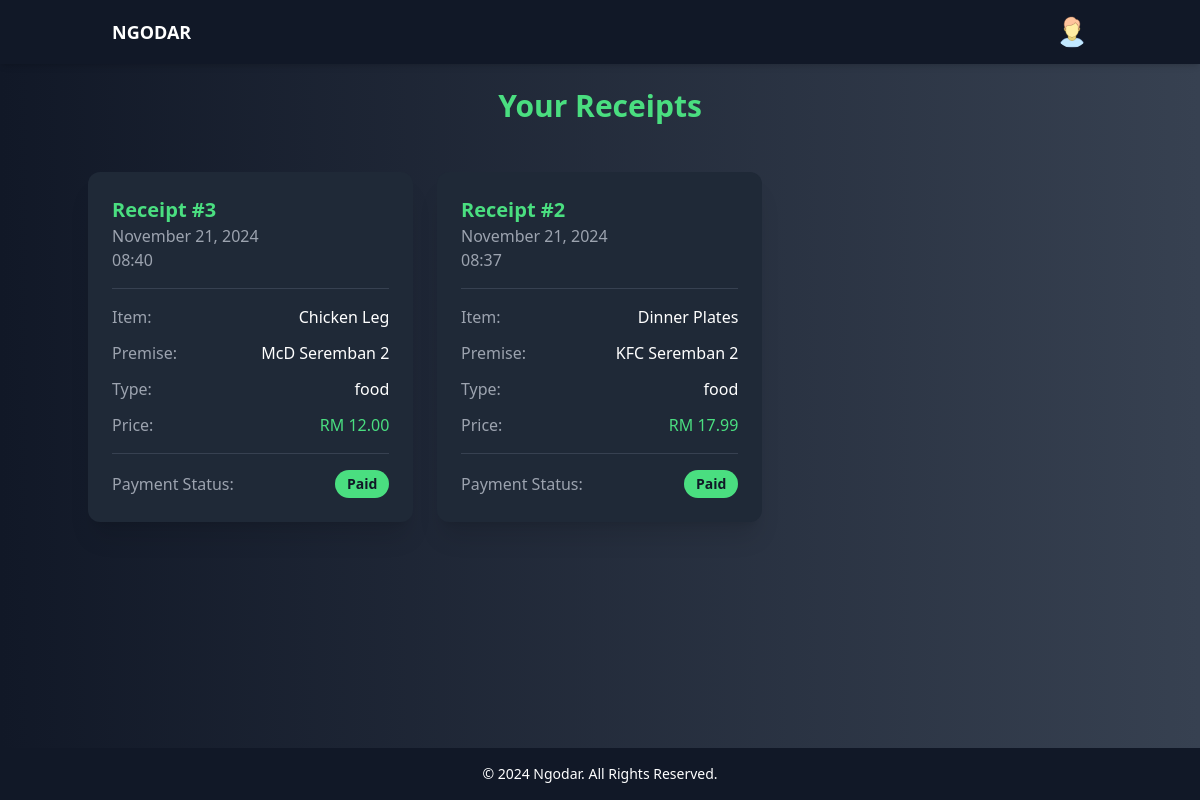
Screenshot of /user-home/receipt/ (signed in) with the database file from the repository.
### ngodars/models.py (models this page shows, shortened)
class BOOKING(models.Model):
    PAY = [
        ('not pay', 'Not Pay'),
        ('paid', 'Paid'),
    ]
    bookingID = models.AutoField(primary_key=True)
    payment = models.TextField(choices=PAY, default='not pay')
    datetime = models.DateTimeField(default=None)
    userID = models.ForeignKey(USER, on_delete=models.CASCADE, default=None)
    itemID = models.ForeignKey(ITEM, on_delete=models.CASCADE, default=None)

class ITEM(models.Model):
    def validate_image(image):
        if image.size > 5 * 1024 * 1024:  # Limit to 2 MB
            raise ValidationError("Image file too large ( > 5MB )")
        if not image.name.endswith(('.png', '.jpg', '.jpeg')):
            raise ValidationError("Unsupported file extension. Only .png, .jpg, and .jpeg are allowed.")
    itemID = models.AutoField(primary_key=True)
    itemname = models.TextField(default=None)
    price = models.DecimalField(max_digits=10, decimal_places=2, default=0.00)
    itemimage = models.ImageField(upload_to='item_images/', validators=[validate_image], default=None)
    premiseID = models.ForeignKey(PREMISE, on_delete=models.CASCADE, default=None)

class PREMISE(models.Model):
    PREMISE = [
        {'hall','Hall'},
        {'catering', 'Catering'},
        {'food','Food'},
    ]
    def validate_image(image):
        if image.size > 5 * 1024 * 1024:  # Limit to 2 MB
            raise ValidationError("Image file too large ( > 5MB )")
        if not image.name.endswith(('.png', '.jpg', '.jpeg')):
            raise ValidationError("Unsupported file extension. Only .png, .jpg, and .jpeg are allowed.")
    premiseID = models.AutoField(primary_key=True)
    premisename = models.TextField()
    premisetype = models.TextField(choices=PREMISE,default=None)
    premiseimage = models.ImageField(upload_to='premise_images/', validators=[validate_image], default=None)
    statearea = models.TextField(default=None)
    poscode = models.TextField(default=None)
    unit = models.TextField(default=None)
    streetname = models.TextField(default=None)
    merchantID = models.ForeignKey(MERCHANT, on_delete=models.CASCADE, default=None)

### ngodars/views.py (the view)
# urls.py: path('user-home/receipt/', views.receipt, name='receipt'),
def receipt(request):
    user_id = request.session.get('user_id')
    if not request.session.get('user_type') == 'user':
        request.session.flush()
        messages.error(request, "You do not have permission to view this page. Please login again")
        return redirect('login')
    bookings = BOOKING.objects.filter(userID=user_id).order_by('-datetime')
    if MERCHANT.objects.filter(userID=user_id):
        ismerchant = 'yes'
    return render(request, 'user/receipt.html', {
        'bookings': bookings,
        'user_id': user_id,
        'ismerchant': ismerchant,
    })

### ngodars/templates/user/receipt.html (shortened to what this page needs)
{% load static %}
<!DOCTYPE html>
<html lang="en">
<head>
    <script src="https://cdn.tailwindcss.com"></script>
</head>
<body class="bg-gradient-to-r from-gray-900 to-gray-700 text-white flex flex-col h-full">
    <header class="sticky top-0 z-50 bg-gray-900 shadow-md">
        <div class="container mx-auto flex justify-between items-center py-4 px-6">
            <a href="{% url 'user_home' %}"><h1 class="text-lg font-bold uppercase">Ngodar</h1></a>
            <nav class="flex space-x-6 items-center relative">
                <div class="relative">
                    <img src="{% static 'images/user.png' %}" alt="User Icon"
                         class="h-8 w-8 rounded-full cursor-pointer" id="user-icon">
                </div>
            </nav>
        </div>
    </header>
    <div class="flex-grow flex flex-col">
        <div class="container mx-auto px-4 py-6">
            <h1 class="text-3xl font-bold text-center text-green-400 mb-6 animate-on-scroll">Your Receipts</h1>
        </div>
        <div class="flex-grow overflow-auto custom-scrollbar px-4 pb-6">
            <div class="container mx-auto">
                <div class="grid gap-6 md:grid-cols-2 lg:grid-cols-3">
                    {% for booking in bookings %}
                    {% if booking.payment == 'paid' and booking.userID.userID == user_id %}
                    <div class="bg-gray-800 rounded-xl shadow-xl p-6 animate-on-scroll">
                        <div class="border-b border-gray-700 pb-4 mb-4">
                            <h2 class="text-xl font-semibold text-green-400">Receipt #{{ booking.bookingID }}</h2>
                            <p class="text-gray-400">{{ booking.datetime|date:"F d, Y" }}</p>
                            <p class="text-gray-400">{{ booking.datetime|time:"H:i" }}</p>
                        </div>
                        <div class="space-y-3">
                            <div class="flex justify-between">
                                <span class="text-gray-400">Item:</span>
                                <span class="font-medium">{{ booking.itemID.itemname }}</span>
                            </div>
                            <div class="flex justify-between">
                                <span class="text-gray-400">Premise:</span>
                                <span class="font-medium">{{ booking.itemID.premiseID.premisename }}</span>
                            </div>
                            <div class="flex justify-between">
                                <span class="text-gray-400">Type:</span>
                                <span class="font-medium">{{ booking.itemID.premiseID.premisetype }}</span>
                            </div>
                            <div class="flex justify-between">
                                <span class="text-gray-400">Price:</span>
                                <span class="font-medium text-green-400">RM {{ booking.itemID.price }}</span>
                            </div>
                        </div>
                        <div class="mt-4 pt-4 border-t border-gray-700">
                            <div class="flex justify-between items-center">
                                <span class="text-gray-400">Payment Status:</span>
                                <span class="px-3 py-1 bg-green-400 text-gray-900 rounded-full text-sm font-semibold">
                                    {{ booking.payment|title }}
                                </span>
                            </div>
                        </div>
                    </div>
                    {% endif %}
                    {% empty %}
                    <div class="col-span-full text-center py-8">
                        <p class="text-gray-400 text-lg animate-on-scroll">No receipts found.</p>
                    </div>
                    {% endfor %}
                </div>
            </div>
        </div>
    </div>
    <footer class="bg-gray-900 text-center py-4 mt-auto">
        <p class="text-sm">&copy; 2024 Ngodar. All Rights Reserved.</p>
    </footer>
</body>
</html>

### ngodars/templates/user/receipt.html (style rules this page uses)
.animate-on-scroll { opacity: 0; transform: translateY(20px) scale(0.9); }
.animate-visible { animation: popup 0.7s ease-out forwards; }
html, body { height: 100%; margin: 0; }

### rows the page displays
BOOKING: bookingID "3", datetime "November 21, 2024", datetime "08:40", itemID.itemname "Chicken Leg", itemID.premiseID.premisename "McD Seremban 2", itemID.premiseID.premisetype "food", itemID.price "12.00", payment "Paid"
BOOKING: bookingID "2", datetime "November 21, 2024", datetime "08:37", itemID.itemname "Dinner Plates", itemID.premiseID.premisename "KFC Seremban 2", itemID.premiseID.premisetype "food", itemID.price "17.99", payment "Paid"
